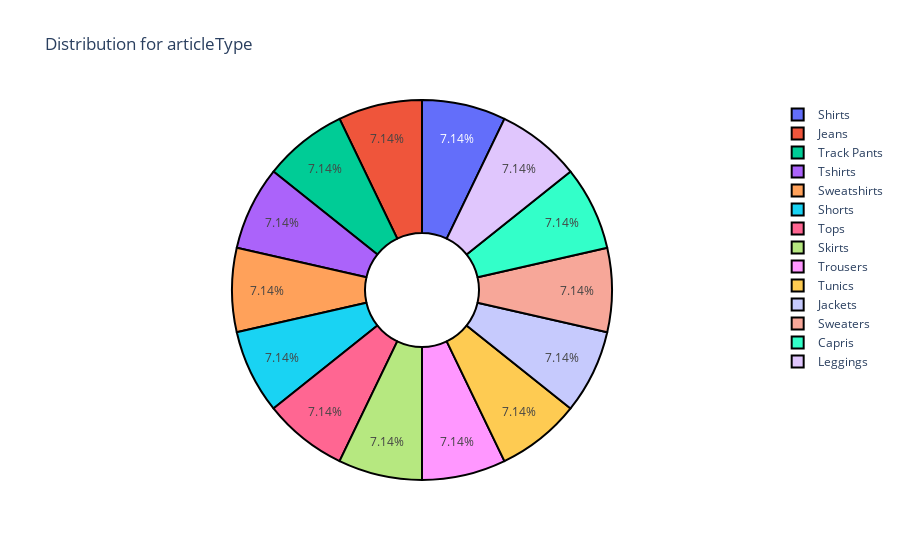

The notebook cell this image was saved under:
### Code cell
plot_distribution(df2['articleType'])

### Figure 1 — Plotly figure (JSON) as saved in the notebook; plotly's stock layout.template omitted (floating-point values rounded to 4 significant figures)
{"data": [{"hole": 0.3, "labels": ["Shirts", "Jeans", "Track Pants", "Tshirts", "Sweatshirts", "Shorts", "Tops", "Skirts", "Trousers", "Tunics", "Jackets", "Sweaters", "Capris", "Leggings"], "marker": {"line": {"color": "#000000", "width": 2}}, "type": "pie", "values": [1000, 1000, 1000, 1000, 1000, 1000, 1000, 1000, 1000, 1000, 1000, 1000, 1000, 1000]}], "layout": {"title": {"text": "Distribution for articleType"}}}
